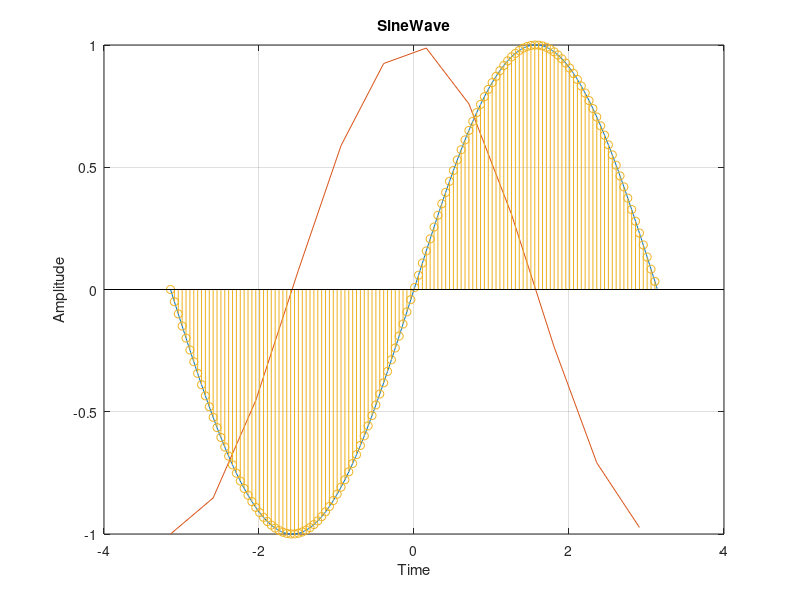

Source code (MATLAB):
%Akshaj Chainani 22070127008
clc;
% Plotting sin wave = sin(2*pi*f*t)
% Plot the sin function over the domain -pi<x<pi

x = -pi:0.01:pi;
plot(x,sin(x)), grid on
hold on                   % combining graphs

t = -pi:0.55:pi;
plot(t,cos(t)), grid on   % Continuous values


xlabel('Time')
ylabel('Amplitude')
title('SineWave')

t = -pi:0.05:pi;
stem(t,sin(t))            % Discrete values